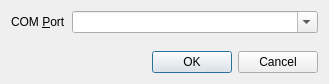
<?xml version="1.0" encoding="UTF-8"?>
<ui version="4.0">
 <class>ConnectDialog</class>
 <widget class="QDialog" name="ConnectDialog">
  <property name="geometry">
   <rect>
    <x>0</x>
    <y>0</y>
    <width>329</width>
    <height>84</height>
   </rect>
  </property>
  <property name="windowTitle">
   <string>Connect to Data Logger</string>
  </property>
  <property name="modal">
   <bool>true</bool>
  </property>
  <layout class="QVBoxLayout" name="verticalLayout">
   <item>
    <widget class="QWidget" name="widget" native="true">
     <layout class="QFormLayout" name="formLayout">
      <property name="horizontalSpacing">
       <number>6</number>
      </property>
      <property name="margin">
       <number>0</number>
      </property>
      <item row="1" column="1">
       <widget class="QComboBox" name="com_port_combo">
        <property name="editable">
         <bool>true</bool>
        </property>
        <property name="maxCount">
         <number>64</number>
        </property>
       </widget>
      </item>
      <item row="1" column="0">
       <widget class="QLabel" name="com_port_label">
        <property name="text">
         <string>COM &amp;Port</string>
        </property>
        <property name="buddy">
         <cstring>com_port_combo</cstring>
        </property>
       </widget>
      </item>
     </layout>
    </widget>
   </item>
   <item>
    <widget class="QDialogButtonBox" name="button_box">
     <property name="orientation">
      <enum>Qt::Horizontal</enum>
     </property>
     <property name="standardButtons">
      <set>QDialogButtonBox::Cancel|QDialogButtonBox::Ok</set>
     </property>
    </widget>
   </item>
  </layout>
 </widget>
 <tabstops>
  <tabstop>com_port_combo</tabstop>
  <tabstop>button_box</tabstop>
 </tabstops>
 <resources/>
 <connections>
  <connection>
   <sender>button_box</sender>
   <signal>accepted()</signal>
   <receiver>ConnectDialog</receiver>
   <slot>accept()</slot>
   <hints>
    <hint type="sourcelabel">
     <x>257</x>
     <y>92</y>
    </hint>
    <hint type="destinationlabel">
     <x>157</x>
     <y>274</y>
    </hint>
   </hints>
  </connection>
  <connection>
   <sender>button_box</sender>
   <signal>rejected()</signal>
   <receiver>ConnectDialog</receiver>
   <slot>reject()</slot>
   <hints>
    <hint type="sourcelabel">
     <x>314</x>
     <y>92</y>
    </hint>
    <hint type="destinationlabel">
     <x>286</x>
     <y>274</y>
    </hint>
   </hints>
  </connection>
 </connections>
</ui>
